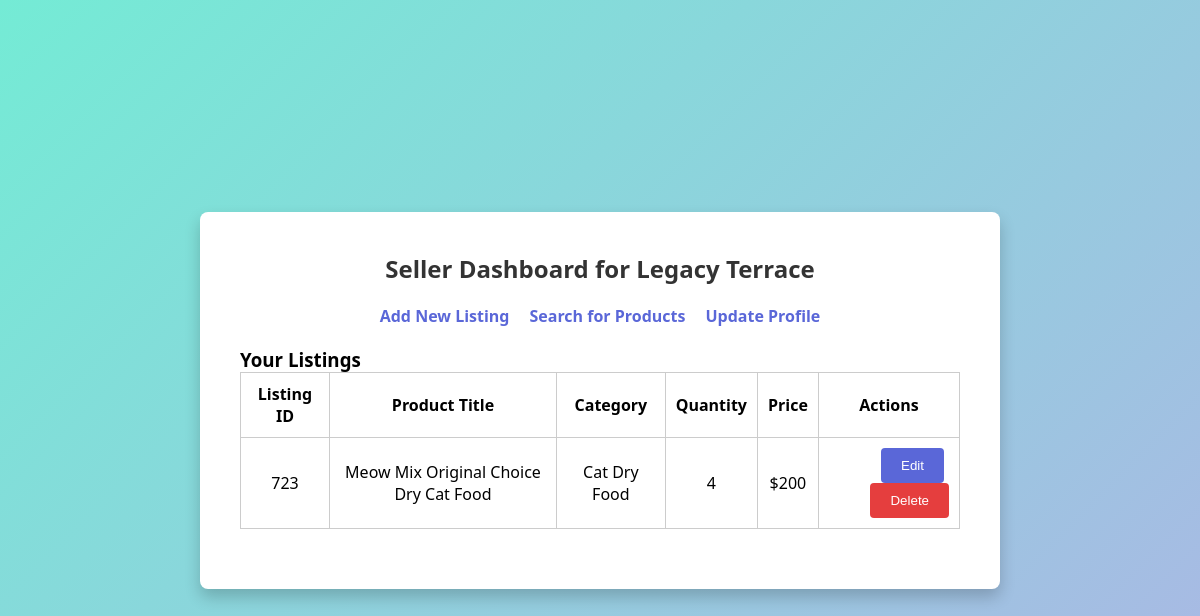
Screenshot of /seller/dashboard (signed in) with the database file from the repository.
### tables this page shows
CREATE TABLE Listings
(
    seller_email        text,
    listing_id          integer,
    category            text,
    product_title       text,
    product_name        text,
    product_description text,
    quantity            integer,
    product_price       integer,
    status              integer,
    primary key (listing_id, seller_email),
    foreign key (seller_email) references Sellers(email),
    foreign key (category) references Categories(category_name)
);

### app.py (the view)
@app.route('/seller/dashboard')
def seller_dashboard():
   if "email" not in session:
       flash("Please log in.")
       return redirect(url_for("index"))
   email = session["email"]
   roles = get_user_role(email)
   if 'Seller' not in roles:
       flash("Access restricted: Seller role required.")
       return redirect(url_for("index"))
   conn = sqlite3.connect(DATABASE)
   cursor = conn.cursor()
   cursor.execute("""
       SELECT listing_id, product_title, category, quantity, product_price
       FROM Listings
       WHERE seller_email = ? AND status = 1
   """, (email,))
   listings = cursor.fetchall()
   conn.close()
   return render_template("seller_dashboard.html", listings=listings, roles=roles)

### app.py (called while the page is built)
def get_user_role(email: str) -> list:
    conn = sqlite3.connect(DATABASE)
    cursor = conn.cursor()
    roles = []
    cursor.execute("SELECT 1 FROM buyers WHERE email = ?", (email,))
    if cursor.fetchone():
        roles.append("Buyer")
    cursor.execute("SELECT 1 FROM sellers WHERE email = ?", (email,))
    if cursor.fetchone():
        roles.append("Seller")
    cursor.execute("SELECT 1 FROM helpdesk WHERE email = ?", (email,))
    if cursor.fetchone():
        roles.append("HelpDesk")
    conn.close()
    return roles

### templates/seller_dashboard.html (shortened to what this page needs)
<!DOCTYPE html>
<html>
<head>
</head>
<body>
 <div class="container">
   <h2>Seller Dashboard for {{ session.get('business_name') }}</h2>
   <div class="top-panel">
     <a href="{{ url_for('add_listing') }}">Add New Listing</a>
     <a href="{{ url_for('search') }}">Search for Products</a>
     <a href="{{ url_for('profile') }}">Update Profile</a>
   </div>
   <h3>Your Listings</h3>
   {% if listings %}
 <table>
   <tr>
     <th>Listing ID</th>
     <th>Product Title</th>
     <th>Category</th>
     <th>Quantity</th>
     <th>Price</th>
     <th>Actions</th>
   </tr>
   {% for listing in listings %}
   <tr>
     <td>{{ listing[0] }}</td>
     <td>{{ listing[1] }}</td>
     <td>{{ listing[2] }}</td>
     <td>{{ listing[3] }}</td>
     <td>${{ listing[4] }}</td>
     <td>
       <a href="{{ url_for('edit_listing', listing_id=listing[0]) }}">
         <button style="margin-right:5px;">Edit</button>
       </a>
       <form action="{{ url_for('delete_listing', listing_id=listing[0]) }}" method="post" style="display:inline;">
         <button type="submit" onclick="return confirm('Are you sure you want to delete this listing?');" style="background-color: #e53e3e;">Delete</button>
       </form>
     </td>
   </tr>
   {% endfor %}
 </table>
{% else %}
 <p>No listings found.</p>
{% endif %}
 </div>
</body>
</html>

### templates/seller_dashboard.html (style rules this page uses)
* { margin: 0; padding: 0; box-sizing: border-box; }
body { font-family: 'Segoe UI', Tahoma, Geneva, Verdana, sans-serif; background: linear-gradient(135deg, #74ebd5, #ACB6E5); min-height: 100vh; display: flex; align-items: center; justify-content: center; }
.container { background-color: #fff; border-radius: 8px; padding: 40px; width: 800px; box-shadow: 0 8px 16px rgba(0, 0, 0, 0.2); }
.top-panel { display: flex; justify-content: center; gap: 20px; margin-bottom: 20px; }
.top-panel a { color: #5A67D8; text-decoration: none; font-size: 1rem; font-weight: bold; }
h2 { text-align: center; margin-bottom: 20px; color: #333; }
table { width: 100%; border-collapse: collapse; margin-bottom: 20px; }
th, td { padding: 10px; border: 1px solid #ccc; text-align: center; }
button { width: auto; padding: 10px 20px; background-color: #5A67D8; color: white; border: none; border-radius: 4px; cursor: pointer; float: right; }

### rows the page displays
Listings: listing "723", product_title "Meow Mix Original Choice Dry Cat Food", category "Cat Dry Food", quantity "4", product_price "200"

### other values shown
{{ session.get('business_name') }} "Legacy Terrace"
